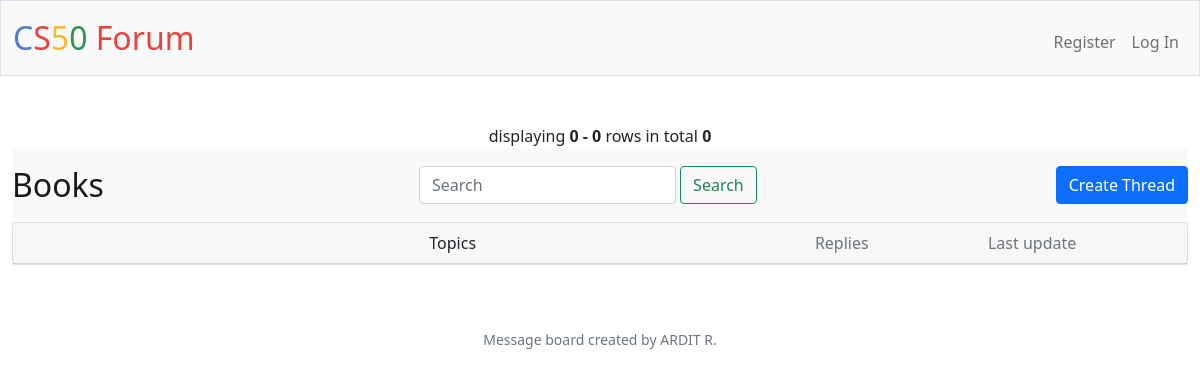
The app's page /books, older data.
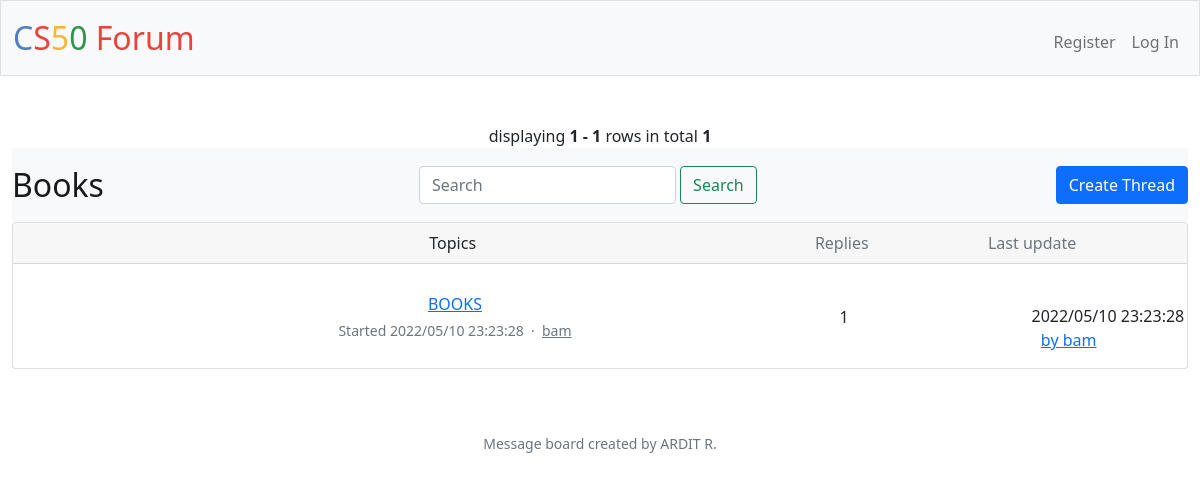
The same page, newer data.
### tables this page shows
CREATE TABLE thread (id INTEGER PRIMARY KEY AUTOINCREMENT NOT NULL, user TEXT NOT NULL, title TEXT NOT NULL, replies INTEGER NOT NULL DEFAULT 1, board TEXT NOT NULL, creation TEXT NOT NULL, latest TEXT NOT NULL, user_id INTEGER CANNOT BE NULL, latest_user TEXT, latest_id INTEGER);

### app.py (the view)
@app.route("/books")
def books():
    try:
        id = session["user_id"]
    except KeyError:
        id = ""
    row_user = db.execute("SELECT * FROM users WHERE id = ?", id)
    if len(row_user) < 1:
        user = ""
    else:
        user = row_user[0]["username"]
    rows = db.execute("SELECT * FROM thread WHERE board = 'books' ORDER BY latest DESC")
    page = request.args.get(get_page_parameter(), type=int, default=1)
    pagination = Pagination(page=page, per_page=5, total=len(rows), record_name='rows')
    i=(page-1) * 5
    rows1=rows[i:i+5]
    return render_template('books.html', pagination=pagination, rows=rows1, user=user)

### app.py (called while the page is built)
@app.after_request
def after_request(response):
    response.headers["Cache-Control"] = "no-cache, no-store, must-revalidate"
    response.headers["Expires"] = 0
    response.headers["Pragma"] = "no-cache"
    return response

### templates/books.html (shortened to what this page needs)
{% extends "layout.html" %}
{% block main %}
{{ pagination.info }}
    <nav class="navbar navbar-light bg-light">
        <a class="navbar-brand">Books</a>
        <form action="/search" method="get" class="form-inline">
            <div class="d-flex">
                <input class="form-control mr-sm-2" type="search" placeholder="Search" aria-label="Search" name="search">
                <button class="btn btn-outline-success my-2 my-sm-0" type="submit">Search</button>
            </div>
        </form>
        <a href="/thread" class="btn btn-primary">Create Thread</a>
    </nav>
    <link href="https://code.ionicframework.com/ionicons/2.0.1/css/ionicons.min.css" rel="stylesheet">
    <div class="card mb-3">
        <div class="card-header pl-0 pr-0">
            <div class="row no-gutters w-100 align-items-center">
                <div class="col ml-3" style="position:relative; left:55px">Topics</div>
                <div class="col-4 text-muted">
                    <div class="row no-gutters align-items-center">
                        <div class="col-4">Replies</div>
                        <div class="col-8">Last update</div>
                    </div>
                </div>
            </div>
        </div>
                {% for row in rows %}
                <div class="card-body py-3">
                    <div class="row no-gutters align-items-center">
                        <div class="col"> <a href="/viewthread?id={{ row["id"] }}" class="text-big" data-abc="true">{{ row["title"] }}</a>
                            <div class="text-muted small mt-1">Started {{ row["creation"] }} &nbsp;·&nbsp; <a href="/profile?id={{ row["user_id"] }}" class="text-muted" data-abc="true">{{ row["user"] }}</a></div>
                        </div>
                        <div class="d-none d-md-block col-4">
                            <div class="row no-gutters align-items-center">
                                <div class="col-4" style="position:relative; top:25px; left:-15px">{{ row["replies"] }}</div>
                                    <div class="media-body flex-truncate ml-2">
                                        <div class="col-8" style="margin-left: 180px">{{ row["latest"] }}</div> <a href="/profile?id={{ row["latest_id"] }}" class="col-8" style="margin-left: 160px" data-abc="true">by {{ row["latest_user"] }}</a>
                                    </div>
                            </div>
                        </div>
                    </div>
                </div>
                {% endfor %}
        </div>
{% endblock %}

### templates/layout.html (shortened to what this page needs)
<!DOCTYPE html>
<html lang="en">
    <head>
        <link href="https://cdn.jsdelivr.net/npm/bootstrap@5.1.3/dist/css/bootstrap.min.css" rel="stylesheet">
        <link href="/static/styles.css" rel="stylesheet">
    </head>
    <body>
        <nav class="bg-light border navbar navbar-expand-md navbar-light">
            <div class="container-fluid">
                <a class="navbar-brand" href="/"><span class="blue">C</span><span class="red">S</span><span class="yellow">5</span><span class="green">0</span> <span class="red">Forum</span></a>
                <div class="collapse navbar-collapse" id="navbar">
                    {% if session["user_id"] %}
                        <ul class="navbar-nav ms-auto mt-2">
                            <li class="nav-item"><a class="nav-link" href="/profile?id={{ session["user_id"] }}">Profile</a></li>
                            <li class="nav-item"><a class="nav-link" href="/logout">Log Out</a></li>
                        </ul>
                    {% else %}
                        <ul class="navbar-nav ms-auto mt-2">
                            <li class="nav-item"><a class="nav-link" href="/register">Register</a></li>
                            <li class="nav-item"><a class="nav-link" href="/login">Log In</a></li>
                        </ul>
                    {% endif %}
                </div>
            </div>
        </nav>
        <main class="container-fluid py-5 text-center">
            {% block main %}{% endblock %}
        </main>
        <footer class="mb-5 small text-center text-muted">
            Message board created by ARDIT R.
        </footer>
    </body>
</html>

### static/styles.css (style rules this page uses)
nav .navbar-brand { font-size: xx-large; }
nav .navbar-brand .blue { color: #537fbe; }
nav .navbar-brand .red { color: #ea433b; }
nav .navbar-brand .yellow { color: #f5b82e; }
nav .navbar-brand .green { color: #2e944b; }

Row changes from the older to the newer data that the page shows:
added thread: title "BOOKS", creation "2022/05/10 23:23:28", user "bam", replies "1", latest "2022/05/10 23:23:28", latest_user "bam"
Text that changed along with them:
{{ pagination.info }}: "displaying 0 - 0 rows in total 0" → "displaying 1 - 1 rows in total 1"
